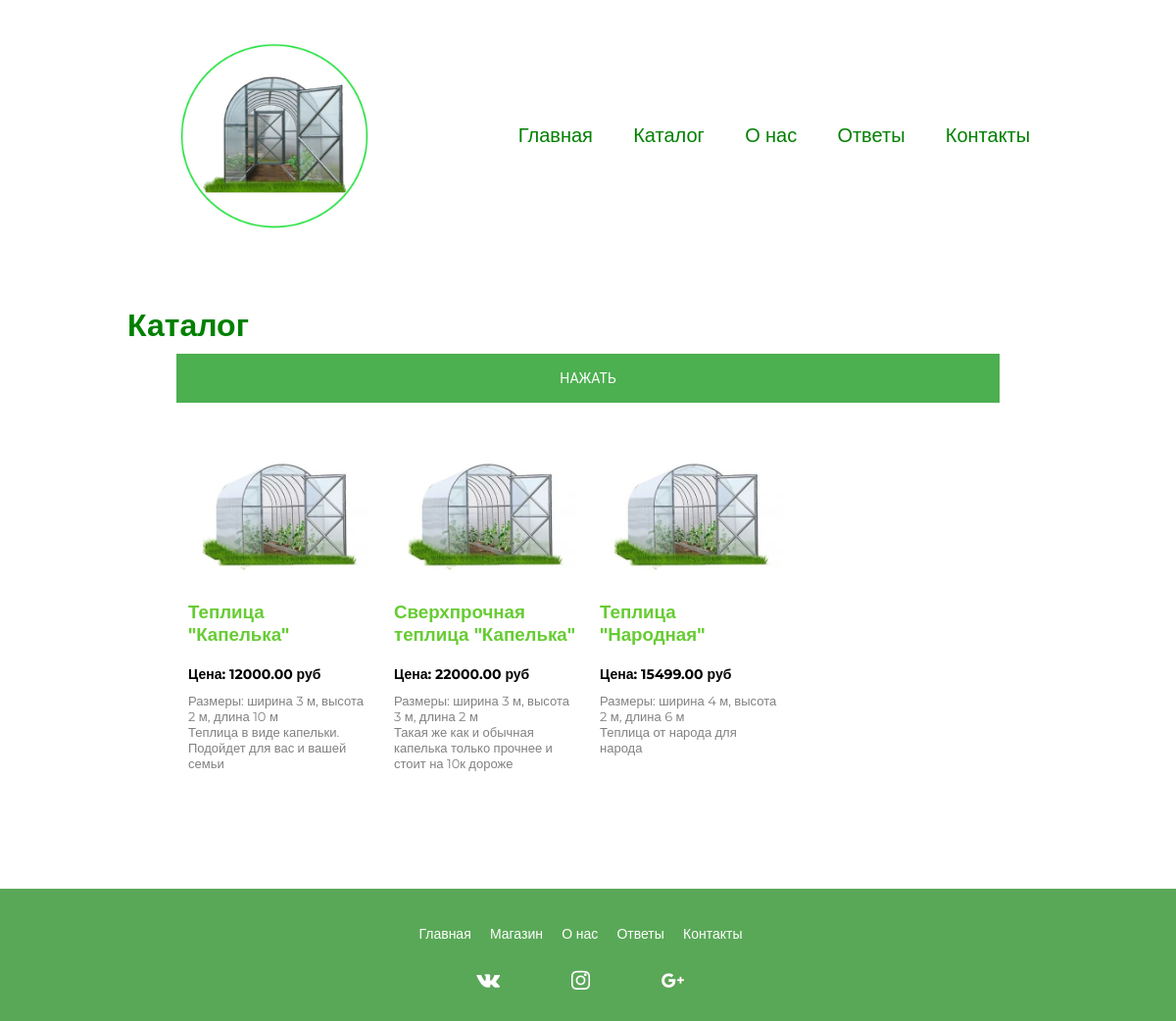
Screenshot of /catalog.php with the database file from the repository.
### tables this page shows
CREATE TABLE `catalog_product` (
  `id` int NOT NULL COMMENT 'id',
  `product_name` varchar(255) DEFAULT NULL COMMENT 'Название товара',
  `product_price` decimal(10,2) DEFAULT NULL COMMENT 'Цена',
  `discount_price` decimal(10,2) DEFAULT NULL COMMENT 'Цена со скидкой',
  `material_type` varchar(100) DEFAULT NULL COMMENT 'Тип материала',
  `height` int DEFAULT NULL COMMENT 'Высота',
  `width` int DEFAULT NULL COMMENT 'Ширина',
  `length` int DEFAULT NULL COMMENT 'Длина',
  `arcs` varchar(100) DEFAULT NULL COMMENT 'Дуги',
  `base` varchar(100) DEFAULT NULL COMMENT 'Основание',
  `durability` varchar(30) DEFAULT NULL COMMENT 'Прочность',
  `description` varchar(1000) DEFAULT NULL COMMENT 'Описание товара',
  `image_path` varchar(255) DEFAULT NULL COMMENT 'Путь к фото товара',
  `available` int DEFAULT NULL COMMENT 'Статус'
);

### catalog.php (the view, shortened to what this page needs)
<?php
  require_once 'layouts/header.php';
  require_once 'php/connection.php';
  $mysql -> set_charset("utf8");
?>
<main class="transition-fade" id="swup">
  <h1>Каталог</h1>
  <div class="container">
    <div class="collapsible row">
      <button class="collapsible-header button-product col s12">
        Нажать
      </button>
    </div>
    <div class="catalog_wrapper row">
      <?php
        $query = mysqli_query($mysql, "SELECT * FROM `catalog_product` WHERE `available` = 1");
        while($row = mysqli_fetch_assoc($query)) {
      ?>
      <div class="product-item col s12 m4 l3" product-id="<?= $row['id'] ?>">
        <div class="item-content">
          <div class="product-item_image">
            <a href="/product?id=<?= $row['id'] ?>"><img src="<?= $row['image_path'] ?>" class="img-responsive"></a>
          </div>
          <div class="product-item_name">
            <h3><?= $row['product_name'] ?></h3>
          </div>
          <div class="product-item_price">
            <h5>Цена: <?= $row['product_price'] ?> руб</h5>
          </div>
          <div class="product-item_description">
            <p class="product-item_size">Размеры: ширина <?= $row['width'] ?> м, высота <?= $row['height'] ?> м, длина <?= $row['length'] ?> м</p>
            <p class="description"><?= $row['description'] ?><p>
          </div>
        </div>
      </div>
    <?php } ?>
  </div>
  </div>
</main>
<?php require_once 'layouts/footer.php' ?>

### assets/style/css/style.css (style rules this page uses)
* { margin: 0; padding: 0; -webkit-box-sizing: inherit; box-sizing: inherit; }
a { text-decoration: none; }
body { font-family: 'Montserrat', sans-serif; }
main { padding-top: 6%; }
.transition-fade { transition: 0.5s; opacity: 1; }
h1 { color: green; margin-left: 130px; }
.button-product { font-family: "Roboto", sans-serif; text-transform: uppercase; outline: 0; background: #4CAF50; width: 100%; border: 0; height: 50px; color: #FFFFFF; font-size: 14px; -webkit-transition: all 0.3 ease; transition: all 0.3 ease; cursor: pointer; margin: 10px 0 10px 0; }
p { color: gray; }
h3 { color: #66cc33; margin-bottom: 20px; }
.img-responsive { width: 100%; height: auto; }
.container { margin: 0 auto; max-width: 1280px; width: 90%; }
@media only screen and (min-width: 601px) { .container { width: 85%; } }
@media only screen and (min-width: 993px) { .container { width: 70%; } }
.product-item { position: relative; }
.product-item_description { font-size: 13px; margin-top: 10px; }
.product-item_price h5 { font-size: 14px; }
.row { margin-left: auto; margin-right: auto; margin-bottom: 20px; }
.row:after { content: ""; display: table; clear: both; }
.row .col { float: left; -webkit-box-sizing: border-box; box-sizing: border-box; padding: 0 0.75rem; min-height: 1px; }
.row .col.s12 { width: 100%; margin-left: auto; left: auto; right: auto; }
@media only screen and (min-width: 601px) { .row .col.m4 { width: 33.3333333333%; margin-left: auto; left: auto; right: auto; } }
@media only screen and (min-width: 993px) { .row .col.l3 { width: 25%; margin-left: auto; left: auto; right: auto; } }

### rows the page displays
catalog_product: image_path (picture), product_name "Теплица \"Капелька\"", product_price "12000.00", width "3", height "2", length "10", description "Теплица в виде капельки. Подойдет для вас и вашей семьи"
catalog_product: image_path (picture), product_name "Сверхпрочная теплица \"Капелька\"", product_price "22000.00", width "3", height "3", length "2", description "Такая же как и обычная капелька только прочнее и стоит на 10к дороже"
catalog_product: image_path (picture), product_name "Теплица \"Народная\"", product_price "15499.00", width "4", height "2", length "6", description "Теплица от народа для народа"
